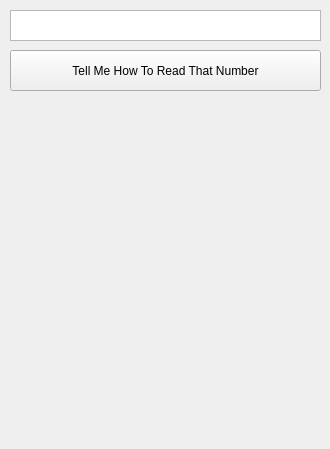
<?xml version="1.0" encoding="UTF-8"?>
<ui version="4.0">
 <class>RantMeWindow</class>
 <widget class="QMainWindow" name="RantMeWindow">
  <property name="geometry">
   <rect>
    <x>0</x>
    <y>0</y>
    <width>330</width>
    <height>449</height>
   </rect>
  </property>
  <property name="sizePolicy">
   <sizepolicy hsizetype="Fixed" vsizetype="Fixed">
    <horstretch>0</horstretch>
    <verstretch>0</verstretch>
   </sizepolicy>
  </property>
  <property name="minimumSize">
   <size>
    <width>330</width>
    <height>449</height>
   </size>
  </property>
  <property name="maximumSize">
   <size>
    <width>330</width>
    <height>449</height>
   </size>
  </property>
  <property name="windowTitle">
   <string>RantMeWindow</string>
  </property>
  <widget class="QWidget" name="centralwidget">
   <widget class="QPlainTextEdit" name="txtNumber">
    <property name="geometry">
     <rect>
      <x>10</x>
      <y>10</y>
      <width>311</width>
      <height>31</height>
     </rect>
    </property>
   </widget>
   <widget class="QPushButton" name="btnNumber">
    <property name="geometry">
     <rect>
      <x>10</x>
      <y>50</y>
      <width>311</width>
      <height>41</height>
     </rect>
    </property>
    <property name="text">
     <string>Tell Me How To Read That Number</string>
    </property>
   </widget>
   <widget class="QLabel" name="lblNumber">
    <property name="geometry">
     <rect>
      <x>10</x>
      <y>100</y>
      <width>311</width>
      <height>301</height>
     </rect>
    </property>
    <property name="text">
     <string/>
    </property>
    <property name="textFormat">
     <enum>Qt::PlainText</enum>
    </property>
    <property name="alignment">
     <set>Qt::AlignLeading|Qt::AlignLeft|Qt::AlignTop</set>
    </property>
    <property name="wordWrap">
     <bool>true</bool>
    </property>
   </widget>
  </widget>
  <widget class="QMenuBar" name="menubar">
   <property name="geometry">
    <rect>
     <x>0</x>
     <y>0</y>
     <width>330</width>
     <height>20</height>
    </rect>
   </property>
  </widget>
 </widget>
 <resources/>
 <connections/>
</ui>
